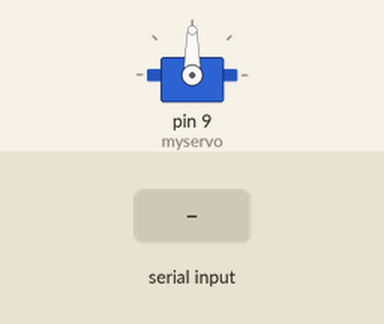
Simulated run of this sketch. Board: Arduino Uno, built with avr-gcc and run on an emulated ATmega328P. Shown: servo. Inputs (shaded band) come from the test bench.

Above: at 1.2 s.
1.3 s: "1\n" received over Serial
At 2.75 s:
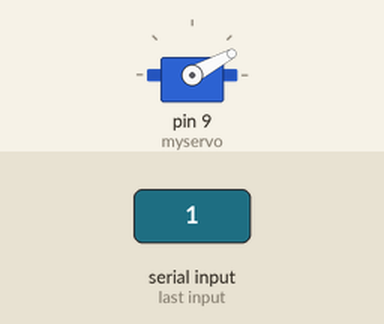
At 8.5 s:
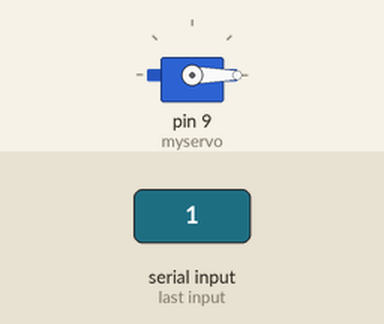
Timing chart, 0 to 10.0 s (numbered marks = the images above; inputs shaded):
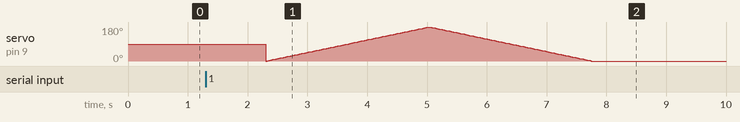

The sketch:

robotic-hand.ino
```cpp
#include <Servo.h>

int x;
Servo myservo;  // create servo object to control a servo
// twelve servo objects can be created on most boards

int pos = 0;    // variable to store the servo position

void setup() {
  Serial.begin(9600);
  myservo.attach(9);  // attaches the servo on pin 9 to the servo object
}

void loop() {
  x = Serial.readString().toInt();
  if (x  == 1){
  for (pos = 0; pos <= 180; pos += 1) { // goes from 0 degrees to 180 degrees
    // in steps of 1 degree
    myservo.write(pos);              // tell servo to go to position in variable 'pos'
    delay(15);                       // waits 15ms for the servo to reach the position
  }
  for (pos = 180; pos >= 0; pos -= 1) { // goes from 180 degrees to 0 degrees
    myservo.write(pos);              // tell servo to go to position in variable 'pos'
    delay(15);                       // waits 15ms for the servo to reach the position
  }
  }
}
```
